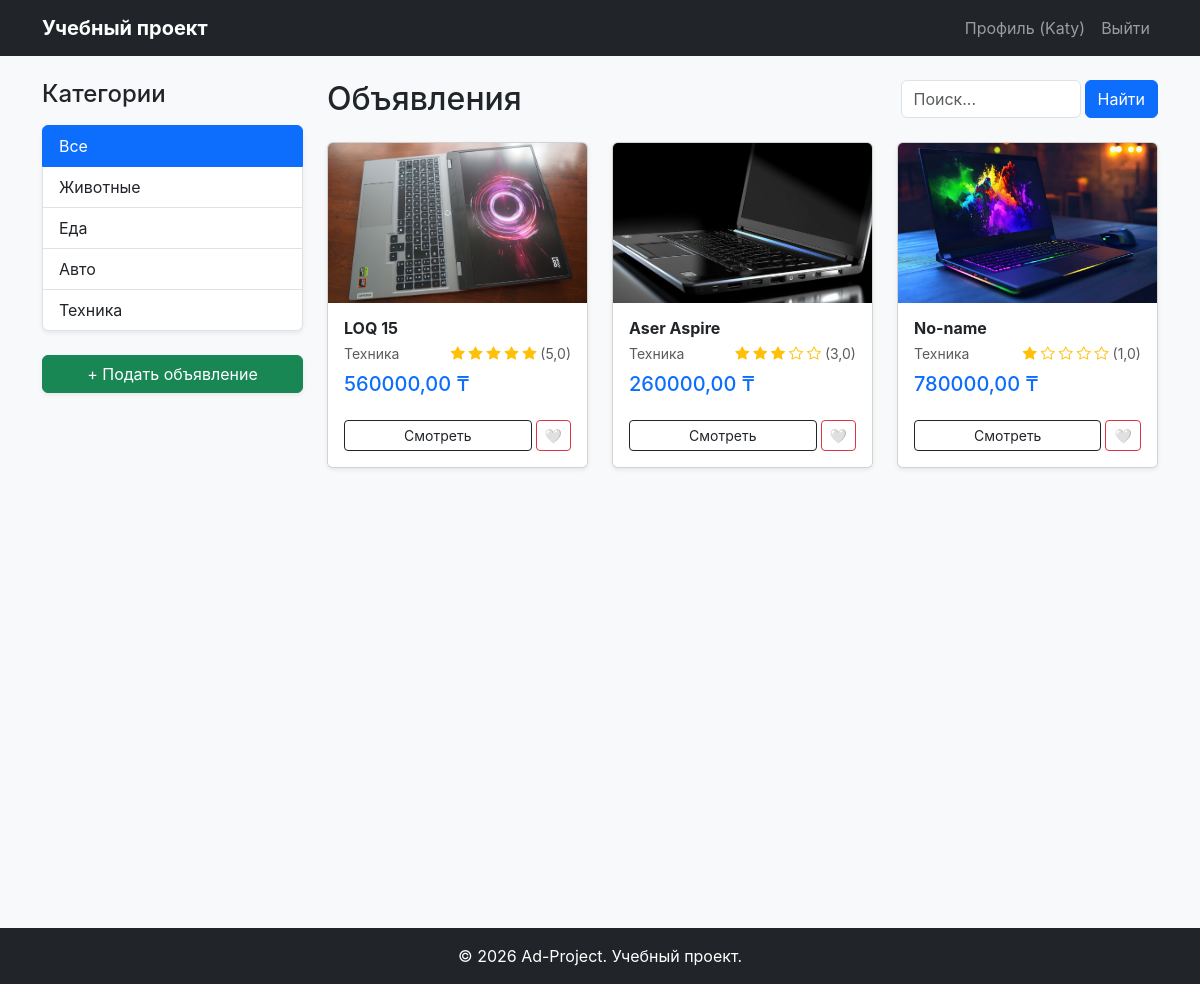
The page / (signed in) on the database its author committed.
### ads/models.py (models this page shows, shortened)
class Category(models.Model):
    name = models.CharField(max_length=100, verbose_name="Категория")
    class Meta:
        verbose_name = "Категория"
        verbose_name_plural = "Категории"

class Ad(models.Model):
    title = models.CharField(max_length=200, verbose_name="Заголовок")
    category = models.ForeignKey(Category, on_delete=models.CASCADE, verbose_name="Категория")
    price = models.DecimalField(max_digits=20, decimal_places=2, default=0, verbose_name="Цена")
    description = models.TextField(verbose_name="Описание")
    image = models.ImageField(upload_to='ads_images/', blank=True, null=True, verbose_name="Фотография")
    author = models.ForeignKey(User, on_delete=models.SET_NULL, null=True, blank=True)
    is_top = models.BooleanField(default=False, verbose_name="Топ объявление (VIP)")
    created_at = models.DateTimeField(auto_now_add=True, verbose_name="Дата создания")
    class Meta:
        ordering = ['-is_top', '-created_at']
        verbose_name = "Объявление"
        verbose_name_plural = "Объявления"

### ads/views.py (the view)
# urls.py: path('', views.ad_list, name='ad_list'),
def ad_list(request):
    query = request.GET.get('q', '').strip()
    category_id = request.GET.get('category')
    ads = Ad.objects.annotate(average_rating=Avg('reviews__rating'))
    if query:
        ads = ads.filter(Q(title__icontains=query) | Q(description__icontains=query))
    if category_id:
        ads = ads.filter(category_id=category_id)
    categories = Category.objects.all()
    return render(request, 'ad_list.html', {
        'ads': ads.distinct(),  # distinct() важен, если поиск выдает дубликаты
        'categories': categories,
        'query': query,
    })

### ads/templates/ad_list.html
{% extends 'base.html' %}
{% block content %}
<div class="row">
    <div class="col-md-3">
        <div class="sticky-top" style="top: 20px;">
            <h4 class="mb-3">Категории</h4>
            <div class="list-group shadow-sm">
                <a href="{% url 'ad_list' %}"
                   class="list-group-item list-group-item-action d-flex justify-content-between align-items-center {% if not request.GET.category %}active{% endif %}">
                    Все
                </a>
                {% for cat in categories %}
                    <a href="{% url 'ad_list' %}?category={{ cat.id }}"
                       class="list-group-item list-group-item-action {% if request.GET.category == cat.id|stringformat:'s' %}active{% endif %}">
                        {{ cat.name }}
                    </a>
                {% endfor %}
            </div>
            {% if request.user.is_authenticated %}
                <div class="mt-4">
                    <a href="{% url 'ad_create' %}" class="btn btn-success w-100 shadow-sm">
                        + Подать объявление
                    </a>
                </div>
            {% endif %}
        </div>
    </div>
    <div class="col-md-9">
        <div class="d-flex align-items-center mb-4">
            <h2 class="me-auto mb-0">Объявления</h2>
            <form action="{% url 'ad_list' %}" method="GET" class="d-flex m-0">
                <input type="text" name="q" class="form-control me-1" placeholder="Поиск..." value="{{ request.GET.q }}" style="width: 180px;">
                <button type="submit" class="btn btn-primary">Найти</button>
            </form>
        </div>
        <div class="row">
            {% for ad in ads %}
                <div class="col-lg-4 col-md-6 mb-4">
                    <div class="card h-100 shadow-sm">
                        <img src="{% if ad.image %}{{ ad.image.url }}{% else %}https://via.placeholder.com/400x250{% endif %}"
                             class="card-img-top" alt="{{ ad.title }}" style="height: 160px; object-fit: cover;">
                                <div class="card-body p-3">
                                <h6 class="card-title fw-bold mb-1 text-truncate">{{ ad.title }}</h6>
                                <div class="d-flex justify-content-between align-items-center mb-2">
                                    <p class="text-muted small mb-0">{{ ad.category.name }}</p>
                                    <div class="small text-warning">
                                        {% if ad.average_rating %}
                                            {% for i in "12345" %}
                                                {% if forloop.counter <= ad.average_rating %}
                                                    <i class="bi bi-star-fill"></i>
                                                {% else %}
                                                    <i class="bi bi-star"></i>
                                                {% endif %}
                                            {% endfor %}
                                            <span class="text-muted">({{ ad.average_rating|floatformat:1 }})</span>
                                        {% else %}
                                            <span class="text-muted small">Нет отзывов</span>
                                        {% endif %}
                                    </div>
                                </div>
            <h5 class="text-primary mb-0">
                {% if ad.price > 0 %}{{ ad.price }} ₸{% else %}Бесплатно{% endif %}
            </h5>
        </div>
                        <div class="card-footer bg-white border-0 d-flex gap-1 pb-3">
                            <a href="{% url 'ad_detail' ad.id %}" class="btn btn-sm btn-outline-dark flex-grow-1">Смотреть</a>
                            <a href="{% url 'toggle_favorite' ad.id %}" class="btn btn-sm btn-outline-danger">
                                {% if ad in user.favorites.all %}❤️{% else %}🤍{% endif %}
                            </a>
                        </div>
                    </div>
                </div>
            {% empty %}
                <div class="col-12 text-center py-5">
                    <p class="text-muted h4">В этой категории пока ничего нет...</p>
                </div>
            {% endfor %}
        </div>
    </div>
</div>
{% endblock %}

### ads/templates/base.html (shortened to what this page needs)
{% load static %}
<!DOCTYPE html>
<html lang="ru">
<head>
    <link href="https://cdn.jsdelivr.net/npm/bootstrap@5.3.0/dist/css/bootstrap.min.css" rel="stylesheet">
    <link rel="stylesheet" href="https://cdn.jsdelivr.net/npm/bootstrap-icons@1.11.3/font/bootstrap-icons.min.css">
    <link rel="stylesheet" href="{% static 'css/style.css' %}">
</head>
<body class="bg-light">
<nav class="navbar navbar-expand-lg navbar-dark bg-dark mb-4">
    <div class="container">
        <a class="navbar-brand fw-bold" href="/">Учебный проект</a>
        <div class="collapse navbar-collapse" id="navbarNav">
            <ul class="navbar-nav ms-auto">
                {% if user.is_authenticated %}
                    <li class="nav-item"><a class="nav-link" href="{% url 'profile' %}">Профиль ({{ user.username }})</a></li>
                    <li class="nav-item">
                        <form action="{% url 'logout' %}" method="post" style="display:inline;">
                            {% csrf_token %}<button type="submit" class="nav-link btn btn-link">Выйти</button>
                        </form>
                    </li>
                {% else %}
                    <li class="nav-item"><a class="nav-link" href="{% url 'login' %}">Войти</a></li>
                    <li class="nav-item"><a class="nav-link" href="{% url 'register' %}">Регистрация</a></li>
                {% endif %}
            </ul>
        </div>
    </div>
</nav>
<div class="container min-vh-100 max-vh-100">
    {% block content %}
    {% endblock %}
</div>
<footer class="bg-dark text-white text-center py-3 mt-5">
    <p class="mb-0">© 2026 Ad-Project. Учебный проект.</p>
</footer>
</body>
</html>

### ads/static/css/style.css (style rules this page uses)
* { font-family: 'Inter', sans-serif; }
.text-center { align-items: center; justify-content: center; }

### rows shown on the page
Category: name "Животные"
Category: name "Еда"
Category: name "Авто"
Category: name "Техника"
Ad: image (picture), title "LOQ 15", category.name "Техника", average_rating "5,0", price "560000,00"
Ad: image (picture), title "Aser Aspire", category.name "Техника", average_rating "3,0", price "260000,00"
Ad: image (picture), title "No-name", category.name "Техника", average_rating "1,0", price "780000,00"

### other values the page prints
{{ user.username }} "Katy"
